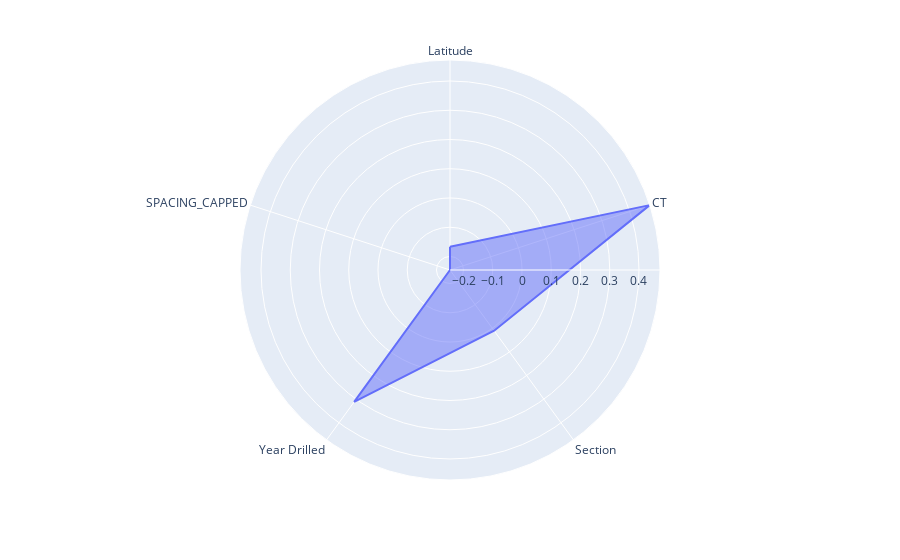

Notebook code for this chart:
### Code cell
#create dictionary for angle and radius values 
df = pd.DataFrame(dict(
    r= radius_values,
    theta= features))

#create radar chart
fig = px.line_polar(df, r='r', theta='theta', line_close=True)

#fill in area
fig.update_traces(fill='toself')

#plot chart
fig.show()

### Figure 1 — Plotly figure (JSON) as saved in the notebook; plotly's stock layout.template omitted (floating-point values rounded to 4 significant figures)
{"data": [{"fill": "toself", "hovertemplate": "r=%{r}<br>theta=%{theta}<extra></extra>", "legendgroup": "", "line": {"color": "#636efa", "dash": "solid"}, "mode": "lines", "name": "", "r": [-0.1665, 0.4719, 0.01052, 0.3114, -0.2463, -0.1665], "showlegend": false, "subplot": "polar", "theta": ["Latitude", "CT", "Section", "Year Drilled", "SPACING_CAPPED", "Latitude"], "type": "scatterpolar"}], "layout": {"legend": {"tracegroupgap": 0}, "margin": {"t": 60}, "polar": {"angularaxis": {"direction": "clockwise", "rotation": 90}, "domain": {"x": [0, 1], "y": [0, 1]}}}}
